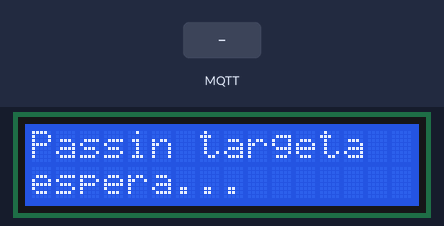
This sketch was run on a simulated ESP32. Shown: 16×2 character LCD. The inputs (shaded band) are chosen by the test bench. WiFi joins after 1.5 s; servers stay silent unless stated; the local clock reads 2024-03-15 10:24:30 at power-on unless the sketch sets it; no MQTT or app messages arrive unless stated; what the sketch prints to the serial monitor is not drawn.

Above: at 3.1 s.
3.2 s: MQTT message "ACCESO_PERMITIDO" arrives on the first subscribed topic
At 4.4 s:
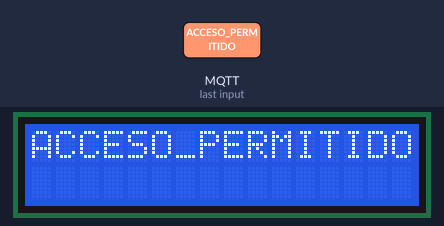
4.7 s: MQTT message "ERROR_ASISTENCIA" arrives on the first subscribed topic
At 5.2 s:
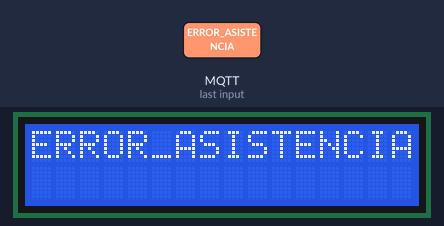
6.3 s: MQTT message "on" arrives on the first subscribed topic
At 6.9 s:
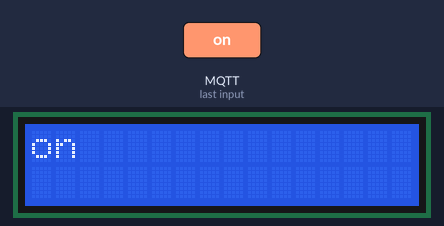
7.9 s: MQTT message "off" arrives on the first subscribed topic
At 8.6 s:
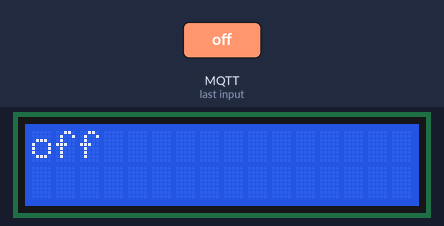
9.4 s: MQTT message "1" arrives on the first subscribed topic
At 10.3 s:
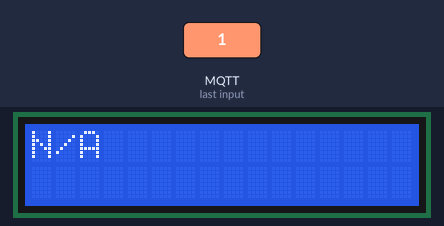
Timing chart, 0 to 12.4 s (numbered marks = the images above; inputs shaded):
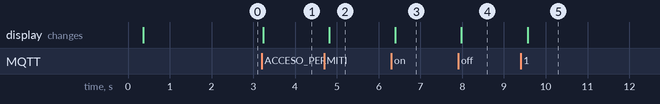

Measured:
- after the input at 3.2 s, the display: changes at once (image 1)
- after the input at 4.7 s, the display: changes after 0.12 s (image 2)
- after the input at 6.3 s, the display: changes after 0.10 s (image 3)
- after the input at 7.9 s, the display: changes after 0.08 s (image 4)
- after the input at 9.4 s, the display: changes after 0.16 s (image 5)

The sketch:

ProjecteTargetes.ino
```cpp
#include <Arduino.h>
#include "secrets.h"
#include <LiquidCrystal.h>
#include <ArduinoJson.h>

// Definició dels pins del ESP32 connectats a la pantalla LCD
#define LCD_RS 15
#define LCD_E  2
#define LCD_D4 0
#define LCD_D5 4
#define LCD_D6 16
#define LCD_D7 17

LiquidCrystal lcd(LCD_RS, LCD_E, LCD_D4, LCD_D5, LCD_D6, LCD_D7);

// Variables globals que venen d'un altre fitxer (aws_iot.ino)
extern String awsLastMessage;     // Últim missatge rebut d'AWS
extern bool awsMessageNew;        // Indica si hi ha un missatge nou

unsigned long lastReadTime = 0;   // Temps de l’última lectura o missatge
const unsigned long timeoutMsg = 5000; // Temps per tornar al missatge per defecte
bool mostrandoDefault = true;     // Controla si s’està mostrant el missatge per defecte

// Mostra un text qualsevol a la pantalla LCD (fins a 2 línies)
void mostrarLCD(const String &msg) {
  lcd.clear();
  lcd.setCursor(0, 0);
  lcd.print(msg.substring(0, 16));      // Primera línia
  if (msg.length() > 16) {
    lcd.setCursor(0, 1);
    lcd.print(msg.substring(16, 32));   // Segona línia
  }
}

// Mostra dos textos separats per línies, per a esdeveniments
void mostrarEventoLCD(const String &line1, const String &line2 = "") {
  lcd.clear();
  lcd.setCursor(0, 0);
  lcd.print(line1.substring(0, 16));

  lcd.setCursor(0, 1);
  lcd.print(line2.substring(0, 16));
}

// Mostra el missatge predeterminat quan no hi ha activitat
void mostrarMensajePorDefecto() {
  lcd.clear();
  lcd.setCursor(0,0);
  lcd.print("Passin targeta");   // Indicació per l’usuari
  lcd.setCursor(0,1);
  lcd.print("espera...");
  mostrandoDefault = true;
}

// Funció callback que rep missatges del broker MQTT d’AWS
void mqttCallback(String &topic, String &payload) {
  Serial.println("AWS MQTT missatge rebut:");
  Serial.println(payload);

  awsLastMessage = payload;      // Guardem el missatge rebut
  awsMessageNew = true;          // Marquem que hi ha un missatge nou
}

// Prototips de funcions definides en altres fitxers
bool SetupWifi();
void SetupRFID();
bool CheckRFID(String &tag);
void SetupAWS(void (*callback)(String &, String &));
void mssgAWS(const String &msg);
void CheckAWS();

void setup() {
  Serial.begin(115200);
  delay(300);
  Serial.println("\n=== ESP32 + RC522 + AWS IoT ===");

  lcd.begin(16, 2);
  mostrarMensajePorDefecto();    // Missatge inicial

  SetupWifi();    // Connexió a xarxa WiFi
  SetupRFID();    // Inicialització del lector RFID
  SetupAWS(mqttCallback); // Connexió a AWS IoT amb la callback
}

void loop() {

  // ─── LECTURA RFID ──────────────────────────────────────────────
  String tag;
  if (CheckRFID(tag)) {   // Si s’ha detectat una targeta RFID
    lastReadTime = millis();
    mostrandoDefault = false;

    // Preparem el missatge JSON per enviar a AWS
    String msg = "{\"tag_rfid\":\"" + tag + "\"}";
    Serial.println("Enviant TAG a AWS: " + msg);

    mssgAWS(msg); // Enviem la informació al núvol
  }

  // ─── PROCESSAR MISSATGES D'AWS ─────────────────────────────────
  CheckAWS(); // Comprova si hi ha missatges MQTT pendents

  if (awsMessageNew) { // Si ha arribat un missatge nou
    StaticJsonDocument<256> doc;

    // Intentem interpretar el JSON rebut
    if (deserializeJson(doc, awsLastMessage) == DeserializationError::Ok) {

      String status = doc["status"] | "N/A";
      int id = doc["id_usuari"] | -1;

      // Traduïm l’estat rebut i ho mostrem a la LCD
      if (status == "ACCESO_PERMITIDO") {
        mostrarEventoLCD("Acces permès", "ID: " + String(id));
      }
      else if (status == "ERROR_ASISTENCIA") {
        mostrarEventoLCD("Acces denegat", "ID: " + String(id));
      }
      else {
        mostrarEventoLCD(status, "");
      }

    } else {
      // Si no és JSON, el mostrem tal qual
      mostrarLCD(awsLastMessage);
    }

    awsMessageNew = false;
    lastReadTime = millis();
    mostrandoDefault = false;
  }

  // ─── TORNAR AL MISSATGE PER DEFECTE ────────────────────────────
  if (!mostrandoDefault && millis() - lastReadTime >= timeoutMsg) {
    mostrarMensajePorDefecto();
  }

  delay(150); // Petita pausa per estabilitat
}
```

AWS_IOT.ino
```cpp
#include <WiFiClientSecure.h>
#include <WiFi.h>
#include <MQTT.h>
#include "secrets.h"
#include <time.h>

#define AWS_IOT_CLIENT_ID "ESP32_AA"  // Identificador del dispositiu a AWS IoT

WiFiClientSecure net;                // Client segur (TLS) per AWS IoT
MQTTClient awsClient(512);           // Client MQTT amb buffer ampliat

String awsLastMessage = "";          // Últim missatge rebut des d’AWS
bool awsMessageNew = false;          // Indica si tenim un missatge nou pendent

// ---------------- CALLBACK DE MISSATGES MQTT ----------------
// Aquesta funció s’executa automàticament quan arriba un missatge MQTT
void messageHandler(String &topic, String &payload) {
  Serial.println("Missatge d'AWS rebut:");
  Serial.println(payload);

  awsLastMessage = payload;          // Guardem el missatge rebut
  awsMessageNew = true;              // Marquem que és un missatge nou
}

// ------------------- SINCRONITZACIÓ NTP ---------------------
// Sincronitza l’hora del ESP32 amb servidors NTP
bool waitForTimeSync(int timeoutSeconds) {
  Serial.println("Sincronitzant hora NTP...");
  configTime(0, 0, "pool.ntp.org", "time.nist.gov");

  time_t now;
  int waited = 0;

  // Esperem fins que el temps sigui vàlid
  while ((now = time(nullptr)) < 1600000000 && waited < timeoutSeconds) {
    Serial.print(".");
    delay(1000);
    waited++;
  }
  Serial.println();

  if (now < 1600000000) {
    Serial.println("ERROR: Hora NTP NO sincronitzada.");
    return false;
  }

  Serial.println("Hora NTP correcta");
  return true;
}

// ------------------- RECONNEXIÓ A AWS IoT -------------------
void reconnectAWS() {
  int intents = 0;
  int maxAttempts = 6;    // Nombre màxim d’intents de connexió
  int backoffMs = 3000;   // Temps d’espera entre intents (augmenta exponencialment)

  while (!awsClient.connected() && intents < maxAttempts) {
    Serial.print("Intentant connexió a AWS IoT... ");

    if (awsClient.connect(AWS_IOT_CLIENT_ID)) {
      Serial.println("Connectat correctament a AWS IoT!");

      // Subscripció al tema MQTT on esperem respostes
      if (!awsClient.subscribe("rfid/bbdd")) {
        Serial.println("ERROR en subscriure’s a rfid/bbdd");
      } else {
        Serial.println("Subscrit correctament a rfid/bbdd");
      }

      return;
    }
    else {
      Serial.println("Connexió fallida, reintentant...");
      delay(backoffMs);
      backoffMs *= 2;   // Backoff exponencial
      intents++;
    }
  }

  if (!awsClient.connected()) {
    Serial.println("ERROR: No s’ha pogut connectar a AWS IoT.");
  }
}

// ---------------- CONFIGURACIÓ PRINCIPAL AWS ----------------
void SetupAWS(void (*callback)(String &, String &)) {
  Serial.println("Configurant AWS IoT...");

  waitForTimeSync(15);    // Cal tenir l’hora sincronitzada per validar certificats TLS

  // Carregar certificats per a la connexió segura
  net.setCACert(AWS_CERT_CA);
  net.setCertificate(AWS_CERT_CRT);
  net.setPrivateKey(AWS_CERT_PRIVATE);

  // Iniciar client MQTT
  awsClient.begin(AWS_IOT_ENDPOINT, 8883, net);

  // Assignem la callback per als missatges
  if (callback != nullptr) {
    awsClient.onMessage(callback);
  } else {
    awsClient.onMessage(messageHandler);
  }

  // Intent de connexió
  reconnectAWS();
}

// -------------------- PUBLICACIÓ A AWS ----------------------
void mssgAWS(const String &msg) {
  // Ens assegurem que estem connectats
  if (!awsClient.connected()) {
    reconnectAWS();
  }

  if (!awsClient.connected()) {
    Serial.println("ERROR: No connectat a AWS. No s’envia.");
    return;
  }

  // Publicació al tema MQTT rfid/tags
  if (awsClient.publish("rfid/tags", msg)) {
    Serial.println("Missatge enviat a AWS");
  } else {
    Serial.println("ERROR enviant missatge MQTT");
  }
}

// ------------------- LOOP MQTT (ha d’anar al loop) --------------------
void CheckAWS() {
  // Si es perd la connexió → reconnectem
  if (!awsClient.connected()) {
    reconnectAWS();
  }

  awsClient.loop();   // Processa missatges entrants
}
```

RFID.ino
```cpp
#include <SPI.h>
#include <MFRC522.h>

// Pins utilitzats per al lector RFID (modifica si el teu cablejat és diferent)
#define SS_PIN 32     // Pin de selecció del lector (SDA/SS)
#define RST_PIN 21    // Pin de reset del lector

// Objecte principal del lector MFRC522
MFRC522 rfid(SS_PIN, RST_PIN);

// ----------------------- CONFIGURACIÓ RFID -----------------------
void SetupRFID() {
  SPI.begin();
  rfid.PCD_Init();  // Inicialitza el lector RFID

  Serial.println("RFID inicialitzat correctament (MFRC522)");
  Serial.print("SS_PIN="); Serial.print(SS_PIN);
  Serial.print("  RST_PIN="); Serial.println(RST_PIN);
  Serial.println("Acosta una targeta al lector...");
}

// ----------------------- LECTURA RFID ----------------------------
// Llegeix una targeta nova i guarda el seu UID (HEX) a 'tag'.
// Retorna true si s'ha detectat i llegit una targeta vàlida.
bool CheckRFID(String &tag) {

  // Comprova si hi ha una targeta nova i si es pot llegir el seu número de sèrie
  if (!rfid.PICC_IsNewCardPresent() || !rfid.PICC_ReadCardSerial()) {
    return false;  // No hi ha targeta nova
  }

  tag = "";

  // Convertim el UID de bytes a cadena HEX
  for (byte i = 0; i < rfid.uid.size; i++) {
    byte b = rfid.uid.uidByte[i];

    if (b < 0x10) tag += "0";
    tag += String(b, HEX);     // Converteix el byte a hexadecimal i l'afegeix
  }

  tag.toUpperCase();  // Passem la cadena a majúscules per uniformitat

  Serial.print("Targeta detectada: ");
  Serial.println(tag);

  // Atura la comunicació amb la targeta per evitar interferències
  rfid.PICC_HaltA();
  rfid.PCD_StopCrypto1();

  return true;  // Targeta llegida correctament
}
```

Wifi.ino
```cpp
#include <WiFi.h>

// Retorna true si la connexió a la xarxa WiFi és correcta
bool SetupWifi() {
  Serial.print("Connectant-se a la xarxa WiFi: ");
  Serial.println(WIFI_SSID);

  WiFi.mode(WIFI_STA);  // Mode estàció (client WiFi)

  while (true) {        // Reintenta indefinidament fins connectar
    WiFi.begin(WIFI_SSID, WIFI_PASSWORD);

    int intents = 0;
    const int maxIntents = 40;   // Temps màxim d'espera (~20 segons)

    // Esperem a què el WiFi es connecti o s'esgoti el temps d'espera
    while (WiFi.status() != WL_CONNECTED && intents < maxIntents) {
      delay(500);
      Serial.print(".");
      intents++;
    }

    // Si s'ha connectat correctament
    if (WiFi.status() == WL_CONNECTED) {
      Serial.println();
      Serial.println("WiFi connectat correctament");
      Serial.print("Adreça IP assignada: ");
      Serial.println(WiFi.localIP());
      return true;
    }

    // Si no s'ha pogut connectar
    else {
      Serial.println();
      Serial.println("ERROR: No s'ha pogut connectar al WiFi");
      Serial.print("Últim codi d'estat WiFi: ");
      Serial.println(WiFi.status());
      Serial.println("Reintentant connexió WiFi en 5 segons...");

      WiFi.disconnect(true);  // Reinicia la interfície WiFi
      delay(5000);            // Temps d’espera abans de reintentar
    }
  }
}
```

secrets.h
```cpp
// Secrets.h
// Credencials i certificats privats del projecte.

#pragma once
#include <pgmspace.h>

// WiFi
const char WIFI_SSID[]     = "Iphone de Daniel";
const char WIFI_PASSWORD[] = "c3d9aghkkahx";

// AWS IoT endpoint
const char AWS_IOT_ENDPOINT[] = "a1f4m4en5hebao-ats.iot.us-east-1.amazonaws.com";


// Amazon Root CA 1
static const char AWS_CERT_CA[] PROGMEM = R"EOF(
-----BEGIN CERTIFICATE-----
MIIDQTCCAimgAwIBAgITBmyfz5m/jAo54vB4ikPmljZbyjANBgkqhkiG9w0BAQsF
ADA5MQswCQYDVQQGEwJVUzEPMA0GA1UEChMGQW1hem9uMRkwFwYDVQQDExBBbWF6
b24gUm9vdCBDQSAxMB4XDTE1MDUyNjAwMDAwMFoXDTM4MDExNzAwMDAwMFowOTEL
MAkGA1UEBhMCVVMxDzANBgNVBAoTBkFtYXpvbjEZMBcGA1UEAxMQQW1hem9uIFJv
b3QgQ0EgMTCCASIwDQYJKoZIhvcNAQEBBQADggEPADCCAQoCggEBALJ4gHHKeNXj
ca9HgFB0fW7Y14h29Jlo91ghYPl0hAEvrAIthtOgQ3pOsqTQNroBvo3bSMgHFzZM
9O6II8c+6zf1tRn4SWiw3te5djgdYZ6k/oI2peVKVuRF4fn9tBb6dNqcmzU5L/qw
IFAGbHrQgLKm+a/sRxmPUDgH3KKHOVj4utWp+UhnMJbulHheb4mjUcAwhmahRWa6
VOujw5H5SNz/0egwLX0tdHA114gk957EWW67c4cX8jJGKLhD+rcdqsq08p8kDi1L
93FcXmn/6pUCyziKrlA4b9v7LWIbxcceVOF34GfID5yHI9Y/QCB/IIDEgEw+OyQm
jgSubJrIqg0CAwEAAaNCMEAwDwYDVR0TAQH/BAUwAwEB/zAOBgNVHQ8BAf8EBAMC
AYYwHQYDVR0OBBYEFIQYzIU07LwMlJQuCFmcx7IQTgoIMA0GCSqGSIb3DQEBCwUA
A4IBAQCY8jdaQZChGsV2USggNiMOruYou6r4lK5IpDB/G/wkjUu0yKGX9rbxenDI
U5PMCCjjmCXPI6T53iHTfIUJrU6adTrCC2qJeHZERxhlbI1Bjjt/msv0tadQ1wUs
N+gDS63pYaACbvXy8MWy7Vu33PqUXHeeE6V/Uq2V8viTO96LXFvKWlJbYK8U90vv
o/ufQJVtMVT8QtPHRh8jrdkPSHCa2XV4cdFyQzR1bldZwgJcJmApzyMZFo6IQ6XU
5MsI+yMRQ+hDKXJioaldXgjUkK642M4UwtBV8ob2xJNDd2ZhwLnoQdeXeGADbkpy
rqXRfboQnoZsG4q5WTP468SQvvG5
-----END CERTIFICATE-----
)EOF";


// Device Certificate
static const char AWS_CERT_CRT[] PROGMEM = R"KEY(
-----BEGIN CERTIFICATE-----
MIIDWTCCAkGgAwIBAgIUdtZRYUk2Tenhc9Zei2koPUO92oQwDQYJKoZIhvcNAQEL
BQAwTTFLMEkGA1UECwxCQW1hem9uIFdlYiBTZXJ2aWNlcyBPPUFtYXpvbi5jb20g
SW5jLiBMPVNlYXR0bGUgU1Q9V2FzaGluZ3RvbiBDPVVTMB4XDTI1MTExMjE1NTUy
N1oXDTQ5MTIzMTIzNTk1OVowHjEcMBoGA1UEAwwTQVdTIElvVCBDZXJ0aWZpY2F0
ZTCCASIwDQYJKoZIhvcNAQEBBQADggEPADCCAQoCggEBAJcS1/4ZvJCoR9Ip3r5L
W5wye4Y2p3Feb/d2kOSt/FYjzbFbdlsoDtzQeR45SBuaf4uisj25LyxeY3bTxfZO
C2NsLU7XlB4YhTANei6vo9nVugcruUTNBPpj9K6coJely3TB1IIqglH55ZmH5jDS
0YHJrcafaCqNHoXgzIP6ya8zzaUOenLyMYX5ZNXuNlj8/VuyX0g8JsKVVoI5z5ta
fd3ha/NQFOzBKi0POReV5JwN+XLrngKuvFOYuNtJbnOdMyMMei6Sns9DBfrDWsPr
Z3G0+Tm2q8Vs1z/EeTqYGdveVExcKoAF7afxlXlXJwb3pB6A/wYJ/a/E9kh1kR4u
cZUCAwEAAaNgMF4wHwYDVR0jBBgwFoAUhlbUNvo0dhQQCSOCrUl/KnSxFCIwHQYD
VR0OBBYEFFO1iMZMSAXtDIh+lPZo5EM3MviAMAwGA1UdEwEB/wQCMAAwDgYDVR0P
AQH/BAQDAgeAMA0GCSqGSIb3DQEBCwUAA4IBAQBIutjeV+A+UwWbB6go6ComKS97
52Aw8r+IC0GbIQW77cLSIiUxd/HwpWC6DmcW5zSi8w1k6b51s2UfYKM1Bh1FaL2P
I6k3UHAG5ATH9HBulfkA8u3Qov48CSe8VGfqG0IWrx/bZVXjqDcSMBCzd2v4metk
iWuTVpGwUKAgy3vsfZYx3UFtpVoICg3IbcsKlu5c0ybSUDmhz5v6I5x7OGl41jF4
X8uJ+JoH2L2rRRzWVwjcnMAS/pf4v5uhV1ozn5HIes/x2djlD0Nx7nHRf/ywrMmU
8enY1J7bA/d3IdT5n9QVsxeJEYmSE8hNgwmzYOfKn5mE8rkS+v2aBBfBrHAR
-----END CERTIFICATE-----
)KEY";


// Device Private Key
static const char AWS_CERT_PRIVATE[] PROGMEM = R"KEY(
-----BEGIN RSA PRIVATE KEY-----
MIIEowIBAAKCAQEAlxLX/hm8kKhH0inevktbnDJ7hjancV5v93aQ5K38ViPNsVt2
WygO3NB5HjlIG5p/i6KyPbkvLF5jdtPF9k4LY2wtTteUHhiFMA16Lq+j2dW6Byu5
RM0E+mP0rpygl6XLdMHUgiqCUfnlmYfmMNLRgcmtxp9oKo0eheDMg/rJrzPNpQ56
cvIxhflk1e42WPz9W7JfSDwmwpVWgjnPm1p93eFr81AU7MEqLQ85F5XknA35cuue
Aq68U5i420luc50zIwx6LpKez0MF+sNaw+tncbT5ObarxWzXP8R5OpgZ295UTFwq
gAXtp/GVeVcnBvekHoD/Bgn9r8T2SHWRHi5xlQIDAQABAoIBAQCHsYxCFvnQ8OW5
tpP0VpmNXaansZWKdamaG2wfisr40CXkJOPVEtDus23moMrMyGPBlzwDxr7BWnJ6
e9L23bjK75Jum6HVum5+78wL/QTuF1OFN1esnX3YLUnMQLDaJTfuwl7PH8F4Qj5h
Pbibp/A4ZF7q5alZdvGwjG8GKI9ZBoxiszKcXAgvA93inbVrtVXGE+FvDwVUn+Xv
jcBRLVaMVu5D+lAAOj4ZmwmVkZvzXo3t5Y/ZZv6k3pLi16mF+uJm+ADygrFFxXTw
Jklb3LKdYL7MBgUndaZ39l6/ImR19BiicL08WHlJ0MBMgnJyPY/HuCQzDgAGzcGL
olOgAyMNAoGBAMdCkgW6drA6lS1DuS8rMPWPPIPNXO+3zhsRht7e52qZA7hUoOyV
wO3+r1UTMY0nCiCdbmUWrpPyypdv/V+RckGUlS8RGGDto02XFp5wbRdGNNLBLXdY
1sksKYHjf1iikZOZXhVhwWnLTidVcVCL6h4E4OdOFfLZlbxMHvFwmaxTAoGBAMIX
olV0J06tUyyNnLGEIPVtTqUnQeHGKyENo+yPvDrZnWihr9Kz4C17f3sDjCQMZjOB
22UwmNcDuDwW3m26AOnwFJTo8+DExjWoYw3Ft8leur4h2XWQlCr4+1tyNjHJKP5E
4VZi/IUjonODrgluBxmxaGjEz+2ti20+sMw6IG13AoGAbPf64ycVwUpISni+zQzR
uXibn3ivWmkqTaNIHpnH9IO5hRTC7J744y5ktCHK92ZiI3P061N8JWyhXi/gYGMq
GLMo4pR2wIs0wzndJMhW4GOEf70lIB91Vo7QJDhFbDN7aTx2Nzs+ipykIN6ZGXNq
lQAV/mi1mBllyZPXWDI72AECgYBFO4rzMmCHBvphLQ5Un83l3Zys+ojckQR3YNc1
HbxFvbQRS4NdBD6V2rSJW6WUgju+abaprKEIKVKBVKL4vt1ulO2yhDnh1i7hmvPi
SMGa+chg49AeyHihr3hxkRbVwWx27nj2iI6Mqz5aOAFPacjsmESnAnUs0benOzJz
VtSUVwKBgGFqvheb2F5AJCN70HOTVpedIH84kkGVf6iwWb7rv7uOXuNTHarNHPyP
McFOcRYqUeMyxCUCLs+MVStcuL+IKvkqHkOWiDGCXhTPGMuO70L680klJ7ahbc2c
8DznVCavWcHB/yGGjVtiB8EEm+07j8xBl7WC/x5BEhgh14MfFfWZ
-----END RSA PRIVATE KEY-----


)KEY";
```
